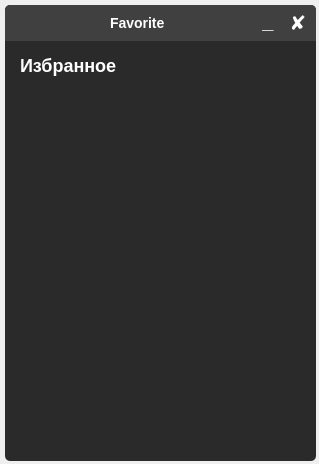
<?xml version="1.0" encoding="UTF-8"?>
<ui version="4.0">
 <class>favorite_app</class>
 <widget class="QDialog" name="favorite_app">
  <property name="geometry">
   <rect>
    <x>0</x>
    <y>0</y>
    <width>319</width>
    <height>464</height>
   </rect>
  </property>
  <property name="minimumSize">
   <size>
    <width>308</width>
    <height>418</height>
   </size>
  </property>
  <property name="maximumSize">
   <size>
    <width>432423</width>
    <height>432232</height>
   </size>
  </property>
  <property name="windowTitle">
   <string>Favorite apps</string>
  </property>
  <property name="styleSheet">
   <string notr="true"/>
  </property>
  <widget class="QFrame" name="frame">
   <property name="geometry">
    <rect>
     <x>5</x>
     <y>5</y>
     <width>311</width>
     <height>456</height>
    </rect>
   </property>
   <property name="minimumSize">
    <size>
     <width>311</width>
     <height>456</height>
    </size>
   </property>
   <property name="maximumSize">
    <size>
     <width>311</width>
     <height>456</height>
    </size>
   </property>
   <property name="styleSheet">
    <string notr="true">border: none;
border-radius: 5px;
background-color: #2a2a2a;
color: white;</string>
   </property>
   <property name="frameShape">
    <enum>QFrame::StyledPanel</enum>
   </property>
   <property name="frameShadow">
    <enum>QFrame::Raised</enum>
   </property>
   <widget class="QFrame" name="frame_3">
    <property name="geometry">
     <rect>
      <x>0</x>
      <y>0</y>
      <width>311</width>
      <height>36</height>
     </rect>
    </property>
    <property name="styleSheet">
     <string notr="true">QFrame{
	border-bottom-left-radius: 0px;
	border-bottom-right-radius: 0px;
	background-color: #404040;
}</string>
    </property>
    <property name="frameShape">
     <enum>QFrame::StyledPanel</enum>
    </property>
    <property name="frameShadow">
     <enum>QFrame::Raised</enum>
    </property>
    <widget class="QPushButton" name="pushButton_8">
     <property name="geometry">
      <rect>
       <x>280</x>
       <y>5</y>
       <width>26</width>
       <height>26</height>
      </rect>
     </property>
     <property name="font">
      <font>
       <pointsize>-1</pointsize>
       <weight>75</weight>
       <bold>true</bold>
      </font>
     </property>
     <property name="styleSheet">
      <string notr="true">QPushButton {
	font-size: 20px;
	height: 28px;
	color: white;
	background-color: #404040;
	border-radius: 5px;
}
QPushButton::hover {
	background-color: #ffb0be;
	color: black;
}</string>
     </property>
     <property name="text">
      <string>✘</string>
     </property>
    </widget>
    <widget class="QPushButton" name="pushButton_9">
     <property name="geometry">
      <rect>
       <x>250</x>
       <y>5</y>
       <width>26</width>
       <height>26</height>
      </rect>
     </property>
     <property name="font">
      <font>
       <pointsize>-1</pointsize>
       <weight>75</weight>
       <bold>true</bold>
      </font>
     </property>
     <property name="styleSheet">
      <string notr="true">QPushButton {
	padding-bottom: 4px;
	font-size: 20px;
	color: white;
	background-color: #404040;
	border-radius: 5px;
}
QPushButton::hover {
	background-color: #2a2a2a;
}</string>
     </property>
     <property name="text">
      <string>_</string>
     </property>
    </widget>
    <widget class="QLabel" name="label_9">
     <property name="geometry">
      <rect>
       <x>105</x>
       <y>10</y>
       <width>66</width>
       <height>16</height>
      </rect>
     </property>
     <property name="font">
      <font>
       <pointsize>-1</pointsize>
       <weight>75</weight>
       <bold>true</bold>
      </font>
     </property>
     <property name="styleSheet">
      <string notr="true">font-size: 14px;
color: white;</string>
     </property>
     <property name="text">
      <string>Favorite</string>
     </property>
    </widget>
   </widget>
   <widget class="QLabel" name="label">
    <property name="geometry">
     <rect>
      <x>15</x>
      <y>50</y>
      <width>121</width>
      <height>21</height>
     </rect>
    </property>
    <property name="font">
     <font>
      <pointsize>-1</pointsize>
      <weight>75</weight>
      <bold>true</bold>
     </font>
    </property>
    <property name="styleSheet">
     <string notr="true">font-size: 18px;
color: white;</string>
    </property>
    <property name="text">
     <string>Избранное</string>
    </property>
   </widget>
   <widget class="QListWidget" name="listWidget">
    <property name="geometry">
     <rect>
      <x>5</x>
      <y>80</y>
      <width>301</width>
      <height>371</height>
     </rect>
    </property>
    <property name="font">
     <font>
      <pointsize>-1</pointsize>
      <weight>50</weight>
      <bold>false</bold>
     </font>
    </property>
    <property name="styleSheet">
     <string notr="true">QListWidget {
	border: none;
	font-size:15px;
	background-color: #2a2a2a;
	color: white;
	padding: 0px 2px;;
}
QListWidget::item {
	margin-top: 4px;
	padding-left: 5px;
	background-color: #424242;
	height: 35px;
	border: none;
	border-radius: 5px;
}</string>
    </property>
   </widget>
  </widget>
 </widget>
 <resources/>
 <connections/>
</ui>
